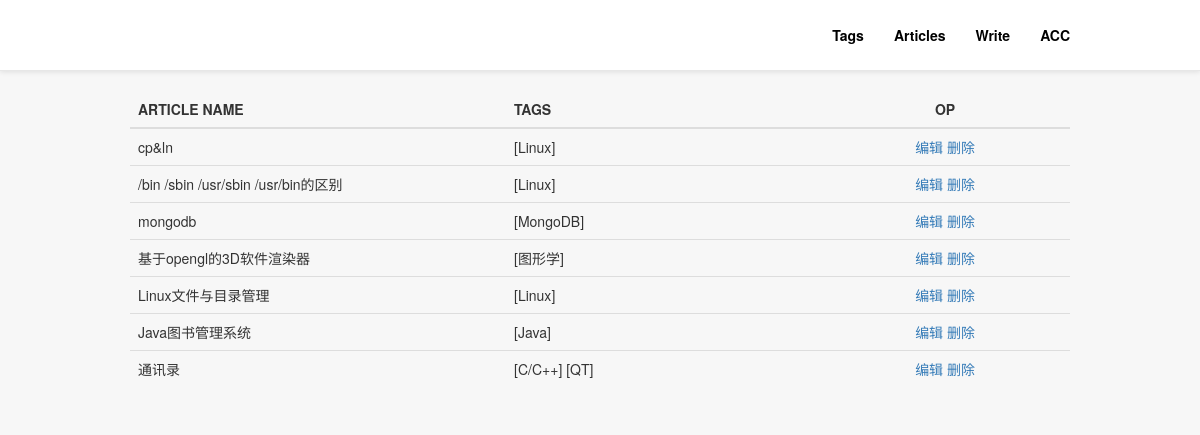
The app's page /adm/articles_editor/ (signed in), older data.
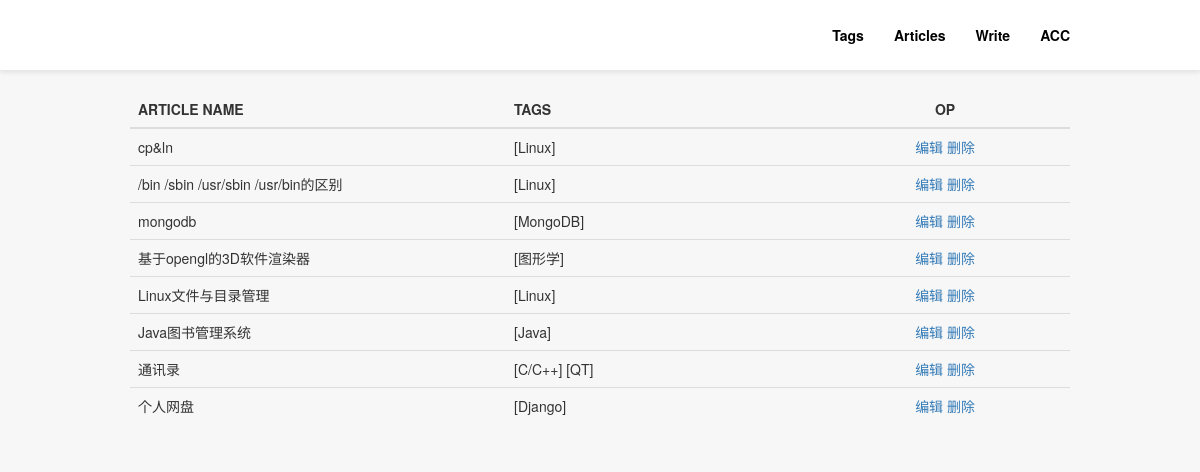
The same page, newer data.
### blog/models.py (models this page shows)
class Articles(models.Model):
    aid = models.AutoField(primary_key=True)
    title = models.CharField(max_length=32, db_index=True)
    content = models.TextField()
    create_datetime = models.DateTimeField(auto_now_add=True, db_index=True)
    imgs = models.CharField(max_length=1024, null=True)

class ArticlesToTags(models.Model):
    article = models.ForeignKey(to='Articles', to_field='aid', on_delete=models.CASCADE)
    tag = models.ForeignKey(to='Tags', to_field='tid', on_delete=models.CASCADE)

class Tags(models.Model):
    tid = models.AutoField(primary_key=True)
    tag_name = models.CharField(max_length=18)

### adm/views.py (the view)
# urls.py: path('articles_editor/', views.articles_editor, name='articles_editor'),
def articles_editor(request):
    if request.session.get('login', None):
        if request.method == 'GET':
            articles = Articles.objects.all()
            return render(request, 'view/adm/articles_editor.html', {'articles':articles})
        elif request.method == "POST":
            articles = Articles.objects.all()
            return TemplateResponse(request, 'response/adm/articles_editor_response.html', {'articles':articles})
    else:
        return redirect('/adm/login')

### templates/view/adm/articles_editor.html
{% extends "layout/adm_base.html" %}
{% block body %}
    <div class="articles-op">
        <table class="table table-hover">
            <thead>
                <tr>
                    <th>ARTICLE NAME</th>
                    <th>TAGS</th>
                    <th class="text-center">OP</th>
                </tr>
            </thead>
            <tbdoy>
                {% for article in articles %}
                    <tr>
                        <td class="article-title">
                            <a target="_blank" href="{% url 'article' article.aid %}">{{ article.title }}</a>
                        </td>
                        <td>
                            {% for articletotags in article.articlestotags_set.all %}
                                <span class="tags-item">[{{ articletotags.tag.tag_name }}]</span>
                            {% endfor %}
                        </td>
                        <td class="article-op text-center" aid="{{ article.aid }}">
                            <a target="_blank" href="{% url 'article_editor' article.aid %}" class="article-editor">编辑</a>
                            <a class="article-del">删除</a>
                        </td>
                    </tr>
                {% endfor %}
            </tbdoy>
        </table>
    </div>
{% endblock %}

Row changes from the older to the newer data that the page shows:
added Articles: title "个人网盘"
added ArticlesToTags: tag.tag_name "Django", shown under "个人网盘"
